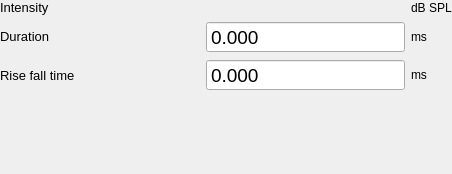
<?xml version="1.0" encoding="UTF-8"?>
<ui version="4.0">
 <class>ParameterWidget</class>
 <widget class="QWidget" name="ParameterWidget">
  <property name="geometry">
   <rect>
    <x>0</x>
    <y>0</y>
    <width>452</width>
    <height>174</height>
   </rect>
  </property>
  <property name="windowTitle">
   <string>Form</string>
  </property>
  <layout class="QVBoxLayout" name="verticalLayout">
   <property name="margin">
    <number>0</number>
   </property>
   <item>
    <layout class="QGridLayout" name="gridLayout_5">
     <item row="3" column="0">
      <widget class="QLabel" name="label_40">
       <property name="font">
        <font>
         <pointsize>10</pointsize>
        </font>
       </property>
       <property name="text">
        <string>Rise fall time</string>
       </property>
      </widget>
     </item>
     <item row="0" column="2">
      <widget class="QLabel" name="label_6">
       <property name="text">
        <string>dB SPL</string>
       </property>
      </widget>
     </item>
     <item row="1" column="0">
      <widget class="QLabel" name="label_32">
       <property name="sizePolicy">
        <sizepolicy hsizetype="Preferred" vsizetype="Fixed">
         <horstretch>0</horstretch>
         <verstretch>0</verstretch>
        </sizepolicy>
       </property>
       <property name="font">
        <font>
         <pointsize>10</pointsize>
        </font>
       </property>
       <property name="text">
        <string>Duration</string>
       </property>
      </widget>
     </item>
     <item row="1" column="2">
      <widget class="QLabel" name="tunit_lbl_0">
       <property name="sizePolicy">
        <sizepolicy hsizetype="Preferred" vsizetype="Fixed">
         <horstretch>0</horstretch>
         <verstretch>0</verstretch>
        </sizepolicy>
       </property>
       <property name="text">
        <string>ms</string>
       </property>
      </widget>
     </item>
     <item row="0" column="0">
      <widget class="QLabel" name="label_42">
       <property name="font">
        <font>
         <pointsize>10</pointsize>
        </font>
       </property>
       <property name="text">
        <string>Intensity</string>
       </property>
      </widget>
     </item>
     <item row="3" column="2">
      <widget class="QLabel" name="tunit_lbl_1">
       <property name="sizePolicy">
        <sizepolicy hsizetype="Fixed" vsizetype="Fixed">
         <horstretch>0</horstretch>
         <verstretch>0</verstretch>
        </sizepolicy>
       </property>
       <property name="text">
        <string>ms</string>
       </property>
      </widget>
     </item>
     <item row="0" column="1">
      <widget class="IncrementInput" name="db_spnbx" native="true"/>
     </item>
     <item row="1" column="1">
      <widget class="SmartSpinBox" name="dur_spnbx">
       <property name="font">
        <font>
         <pointsize>14</pointsize>
        </font>
       </property>
       <property name="buttonSymbols">
        <enum>QAbstractSpinBox::NoButtons</enum>
       </property>
       <property name="decimals">
        <number>3</number>
       </property>
       <property name="maximum">
        <double>1000.000000000000000</double>
       </property>
      </widget>
     </item>
     <item row="3" column="1">
      <widget class="SmartSpinBox" name="risefall_spnbx">
       <property name="font">
        <font>
         <pointsize>14</pointsize>
        </font>
       </property>
       <property name="buttonSymbols">
        <enum>QAbstractSpinBox::NoButtons</enum>
       </property>
       <property name="decimals">
        <number>3</number>
       </property>
       <property name="maximum">
        <double>500.000000000000000</double>
       </property>
      </widget>
     </item>
    </layout>
   </item>
   <item>
    <spacer name="verticalSpacer">
     <property name="orientation">
      <enum>Qt::Vertical</enum>
     </property>
     <property name="sizeHint" stdset="0">
      <size>
       <width>20</width>
       <height>40</height>
      </size>
     </property>
    </spacer>
   </item>
  </layout>
 </widget>
 <customwidgets>
  <customwidget>
   <class>IncrementInput</class>
   <extends>QWidget</extends>
   <header>spikeylab.stim.incrementer</header>
   <container>1</container>
  </customwidget>
  <customwidget>
   <class>SmartSpinBox</class>
   <extends>QDoubleSpinBox</extends>
   <header>spikeylab.stim.smart_spinbox</header>
  </customwidget>
 </customwidgets>
 <resources/>
 <connections/>
</ui>
